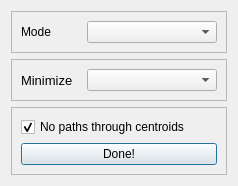
<?xml version="1.0" encoding="UTF-8"?>
<ui version="4.0">
 <class>load_network_info</class>
 <widget class="QDialog" name="load_network_info">
  <property name="windowModality">
   <enum>Qt::NonModal</enum>
  </property>
  <property name="geometry">
   <rect>
    <x>0</x>
    <y>0</y>
    <width>238</width>
    <height>177</height>
   </rect>
  </property>
  <property name="windowTitle">
   <string>AequilibraE - Graph and Network setting</string>
  </property>
  <property name="modal">
   <bool>false</bool>
  </property>
  <layout class="QVBoxLayout" name="verticalLayout_2">
   <item>
    <widget class="QFrame" name="frame_2">
     <property name="frameShape">
      <enum>QFrame::StyledPanel</enum>
     </property>
     <property name="frameShadow">
      <enum>QFrame::Raised</enum>
     </property>
     <layout class="QHBoxLayout" name="horizontalLayout">
      <item>
       <widget class="QLabel" name="progress_label_7">
        <property name="font">
         <font>
          <pointsize>9</pointsize>
         </font>
        </property>
        <property name="text">
         <string>Mode</string>
        </property>
       </widget>
      </item>
      <item>
       <widget class="QComboBox" name="cb_modes">
        <property name="minimumSize">
         <size>
          <width>130</width>
          <height>0</height>
         </size>
        </property>
        <property name="font">
         <font>
          <weight>75</weight>
          <italic>true</italic>
          <bold>true</bold>
         </font>
        </property>
       </widget>
      </item>
     </layout>
    </widget>
   </item>
   <item>
    <widget class="QFrame" name="frame">
     <property name="frameShape">
      <enum>QFrame::StyledPanel</enum>
     </property>
     <property name="frameShadow">
      <enum>QFrame::Raised</enum>
     </property>
     <layout class="QHBoxLayout" name="horizontalLayout_2">
      <item>
       <widget class="QLabel" name="progress_label_2">
        <property name="font">
         <font>
          <pointsize>10</pointsize>
          <weight>50</weight>
          <italic>false</italic>
          <bold>false</bold>
         </font>
        </property>
        <property name="text">
         <string>Minimize</string>
        </property>
       </widget>
      </item>
      <item>
       <widget class="QComboBox" name="cb_minimizing">
        <property name="minimumSize">
         <size>
          <width>130</width>
          <height>0</height>
         </size>
        </property>
        <property name="font">
         <font>
          <weight>75</weight>
          <italic>true</italic>
          <bold>true</bold>
         </font>
        </property>
       </widget>
      </item>
     </layout>
    </widget>
   </item>
   <item>
    <widget class="QFrame" name="frame_3">
     <property name="frameShape">
      <enum>QFrame::StyledPanel</enum>
     </property>
     <property name="frameShadow">
      <enum>QFrame::Raised</enum>
     </property>
     <layout class="QVBoxLayout" name="verticalLayout">
      <item>
       <widget class="QCheckBox" name="block_paths">
        <property name="font">
         <font>
          <pointsize>9</pointsize>
         </font>
        </property>
        <property name="text">
         <string>No paths through centroids</string>
        </property>
        <property name="checked">
         <bool>true</bool>
        </property>
       </widget>
      </item>
      <item>
       <widget class="QPushButton" name="do_load_graph">
        <property name="text">
         <string>Done!</string>
        </property>
       </widget>
      </item>
     </layout>
    </widget>
   </item>
  </layout>
 </widget>
 <resources/>
 <connections/>
</ui>
